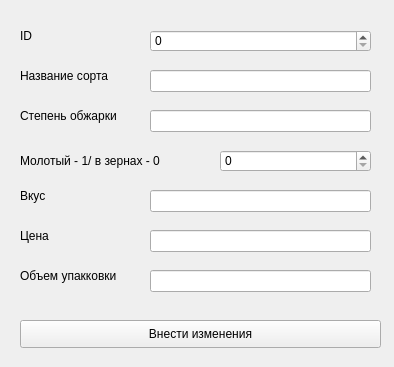
<?xml version="1.0" encoding="UTF-8"?>
<ui version="4.0">
 <class>Form</class>
 <widget class="QWidget" name="Form">
  <property name="geometry">
   <rect>
    <x>0</x>
    <y>0</y>
    <width>394</width>
    <height>367</height>
   </rect>
  </property>
  <property name="windowTitle">
   <string>Добавить </string>
  </property>
  <widget class="QLineEdit" name="title_sort">
   <property name="geometry">
    <rect>
     <x>150</x>
     <y>70</y>
     <width>221</width>
     <height>22</height>
    </rect>
   </property>
  </widget>
  <widget class="QLabel" name="label">
   <property name="geometry">
    <rect>
     <x>20</x>
     <y>60</y>
     <width>121</width>
     <height>31</height>
    </rect>
   </property>
   <property name="font">
    <font>
     <pointsize>9</pointsize>
    </font>
   </property>
   <property name="text">
    <string>Название сорта</string>
   </property>
  </widget>
  <widget class="QLabel" name="label_2">
   <property name="geometry">
    <rect>
     <x>20</x>
     <y>100</y>
     <width>121</width>
     <height>31</height>
    </rect>
   </property>
   <property name="font">
    <font>
     <pointsize>9</pointsize>
    </font>
   </property>
   <property name="text">
    <string>Степень обжарки</string>
   </property>
  </widget>
  <widget class="QLineEdit" name="degree_roasting">
   <property name="geometry">
    <rect>
     <x>150</x>
     <y>110</y>
     <width>221</width>
     <height>22</height>
    </rect>
   </property>
  </widget>
  <widget class="QLineEdit" name="taste">
   <property name="geometry">
    <rect>
     <x>150</x>
     <y>190</y>
     <width>221</width>
     <height>22</height>
    </rect>
   </property>
  </widget>
  <widget class="QLabel" name="label_3">
   <property name="geometry">
    <rect>
     <x>20</x>
     <y>180</y>
     <width>121</width>
     <height>31</height>
    </rect>
   </property>
   <property name="font">
    <font>
     <pointsize>9</pointsize>
    </font>
   </property>
   <property name="text">
    <string>Вкус</string>
   </property>
  </widget>
  <widget class="QLabel" name="label_4">
   <property name="geometry">
    <rect>
     <x>20</x>
     <y>140</y>
     <width>181</width>
     <height>41</height>
    </rect>
   </property>
   <property name="font">
    <font>
     <pointsize>9</pointsize>
    </font>
   </property>
   <property name="text">
    <string>Молотый - 1/ в зернах - 0</string>
   </property>
  </widget>
  <widget class="QLabel" name="label_5">
   <property name="geometry">
    <rect>
     <x>20</x>
     <y>220</y>
     <width>121</width>
     <height>31</height>
    </rect>
   </property>
   <property name="font">
    <font>
     <pointsize>9</pointsize>
    </font>
   </property>
   <property name="text">
    <string>Цена</string>
   </property>
  </widget>
  <widget class="QLabel" name="label_6">
   <property name="geometry">
    <rect>
     <x>20</x>
     <y>260</y>
     <width>121</width>
     <height>31</height>
    </rect>
   </property>
   <property name="font">
    <font>
     <pointsize>9</pointsize>
    </font>
   </property>
   <property name="text">
    <string>Объем упакковки</string>
   </property>
  </widget>
  <widget class="QSpinBox" name="id">
   <property name="geometry">
    <rect>
     <x>150</x>
     <y>30</y>
     <width>221</width>
     <height>22</height>
    </rect>
   </property>
  </widget>
  <widget class="QLabel" name="label_7">
   <property name="geometry">
    <rect>
     <x>20</x>
     <y>20</y>
     <width>121</width>
     <height>31</height>
    </rect>
   </property>
   <property name="font">
    <font>
     <pointsize>9</pointsize>
    </font>
   </property>
   <property name="text">
    <string>ID</string>
   </property>
  </widget>
  <widget class="QPushButton" name="pushButton">
   <property name="geometry">
    <rect>
     <x>20</x>
     <y>320</y>
     <width>361</width>
     <height>28</height>
    </rect>
   </property>
   <property name="text">
    <string>Внести изменения</string>
   </property>
  </widget>
  <widget class="QSpinBox" name="ground_grains">
   <property name="geometry">
    <rect>
     <x>220</x>
     <y>150</y>
     <width>151</width>
     <height>22</height>
    </rect>
   </property>
   <property name="maximum">
    <number>1</number>
   </property>
  </widget>
  <widget class="QLineEdit" name="price">
   <property name="geometry">
    <rect>
     <x>150</x>
     <y>230</y>
     <width>221</width>
     <height>22</height>
    </rect>
   </property>
  </widget>
  <widget class="QLineEdit" name="packing_volume">
   <property name="geometry">
    <rect>
     <x>150</x>
     <y>270</y>
     <width>221</width>
     <height>22</height>
    </rect>
   </property>
  </widget>
 </widget>
 <resources/>
 <connections/>
</ui>
